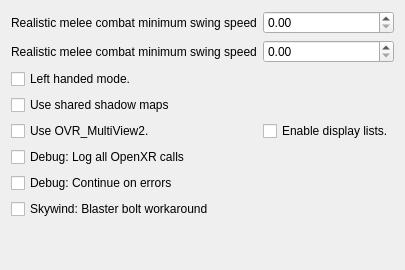
     <widget class="QWidget" name="VR">
      <attribute name="title">
       <string>VR</string>
      </attribute>
      <layout class="QVBoxLayout" name="verticalLayout_2">
       <item>
        <layout class="QGridLayout" name="gridLayout_2">
         <item row="0" column="0">
          <widget class="QLabel" name="realisticCombatMinimumSwingSpeed">
           <property name="toolTip">
            <string>&lt;html&gt;&lt;head/&gt;&lt;body&gt;&lt;p&gt;The velocity at which the minimum strength of attack is achieved when swinging your motion controllers. In meters/second. Swinging slower than this does not initiate an attack.&lt;/p&gt;&lt;/body&gt;&lt;/html&gt;</string>
           </property>
           <property name="text">
            <string>Realistic melee combat minimum swing speed</string>
           </property>
          </widget>
         </item>
         <item row="0" column="1">
          <widget class="QDoubleSpinBox" name="realisticCombatMinimumSwingSpeedSpinBox">
           <property name="enabled">
            <bool>true</bool>
           </property>
           <property name="decimals">
            <number>2</number>
           </property>
           <property name="minimum">
            <double>0</double>
           </property>
           <property name="maximum">
            <double>100</double>
           </property>
           <property name="value">
            <double>0.00</double>
           </property>
           <property name="singleStep">
            <double>0.100000000000000</double>
           </property>
          </widget>
         </item>
         <item row="1" column="0">
          <widget class="QLabel" name="realisticCombatMaximumSwingSpeed">
           <property name="toolTip">
            <string>&lt;html&gt;&lt;head/&gt;&lt;body&gt;&lt;p&gt;The velocity at which max strength of attack is achieved when swinging your motion controllers. In meters/second&lt;/p&gt;&lt;/body&gt;&lt;/html&gt;</string>
           </property>
           <property name="text">
            <string>Realistic melee combat minimum swing speed</string>
           </property>
          </widget>
         </item>
         <item row="1" column="1">
          <widget class="QDoubleSpinBox" name="realisticCombatMaximumSwingSpeedSpinBox">
           <property name="enabled">
            <bool>true</bool>
           </property>
           <property name="decimals">
            <number>2</number>
           </property>
           <property name="minimum">
            <double>0</double>
           </property>
           <property name="maximum">
            <double>100</double>
           </property>
           <property name="value">
            <double>0.00</double>
           </property>
           <property name="singleStep">
            <double>0.100000000000000</double>
           </property>
          </widget>
         </item>
         <item row="2" column="0">
          <widget class="QCheckBox" name="leftHandedModeCheckBox">
           <property name="toolTip">
            <string>&lt;html&gt;&lt;head/&gt;&lt;body&gt;&lt;p&gt;Makes OpenMW VR use left handed modes where this has been implemented.&lt;/p&gt;&lt;/body&gt;&lt;/html&gt;</string>
           </property>
           <property name="text">
            <string>Left handed mode.</string>
           </property>
          </widget>
         </item>
         <item row="3" column="0">
          <widget class="QCheckBox" name="useSharedShadowMapsCheckBox">
           <property name="toolTip">
            <string>&lt;html&gt;&lt;head/&gt;&lt;body&gt;&lt;p&gt;Makes OpenMW VR map shadows for both eyes in one pass, instead of once per eye. This is a significant performance benefit, and should only be disabled for debugging or masochism purposes.&lt;/p&gt;&lt;/body&gt;&lt;/html&gt;</string>
           </property>
           <property name="text">
            <string>Use shared shadow maps</string>
           </property>
          </widget>
         </item>
         <item row="4" column="0">
          <widget class="QCheckBox" name="useMultiviewCheckBox">
           <property name="toolTip">
            <string>&lt;html&gt;&lt;head/&gt;&lt;body&gt;&lt;p&gt;Makes OpenMW VR render stereo using the OVR_MultiView2 extension to OpenGL instead of two render passes. You may need to disable this on older GPUs. &lt;/p&gt;&lt;/body&gt;&lt;/html&gt;</string>
           </property>
           <property name="text">
            <string>Use OVR_MultiView2.</string>
           </property>
          </widget>
         </item>
         <item row="4" column="1">
           <widget class="QCheckBox" name="allowDisplayListsCheckBox">
             <property name="toolTip">
               <string>&lt;html&gt;&lt;head/&gt;&lt;body&gt;&lt;p&gt;Lets OpenMW VR use display lists when multiview is enabled. This is default disabled as it breaks on some drivers/cards. If you don't know what this is, ignore it. &lt;/p&gt;&lt;/body&gt;&lt;/html&gt;</string>
             </property>
             <property name="text">
               <string>Enable display lists.</string>
             </property>
           </widget>
         </item>
         <item row="5" column="0">
          <widget class="QCheckBox" name="logAllXrCallsCheckBox">
           <property name="toolTip">
            <string>&lt;html&gt;&lt;head/&gt;&lt;body&gt;&lt;p&gt;Makes OpenMW VR log every single OpenXR call. This degrades performance and creates a massive log. You probably want this disabled.&lt;/p&gt;&lt;/body&gt;&lt;/html&gt;</string>
           </property>
           <property name="text">
            <string>Debug: Log all OpenXR calls</string>
           </property>
          </widget>
         </item>
         <item row="6" column="0">
          <widget class="QCheckBox" name="ignoreXrErrorsCheckBox">
           <property name="toolTip">
            <string>&lt;html&gt;&lt;head/&gt;&lt;body&gt;&lt;p&gt;Makes OpenMW VR ignore unsuccessful calls to OpenXR. You probably want this enabled.&lt;/p&gt;&lt;/body&gt;&lt;/html&gt;</string>
           </property>
           <property name="text">
            <string>Debug: Continue on errors</string>
           </property>
          </widget>
         </item>
         <item row="7" column="0">
          <widget class="QCheckBox" name="skywindBlasterBoltWorkaroundCheckBox">
           <property name="toolTip">
            <string>&lt;html&gt;&lt;head/&gt;&lt;body&gt;&lt;p&gt; In VR, projectiles are launched based on the orientation of the ammo node itself. The skywind blaster bolts do not receive an orientation before being launched, causing them to always travel in a fixed direction in VR. This workaround fixes this issue if enabled by explicitly testing for the sw_blasterbolt identifier and using the weapon orientation instead.&lt;/p&gt;&lt;/body&gt;&lt;/html&gt;</string>
           </property>
           <property name="text">
            <string>Skywind: Blaster bolt workaround</string>
           </property>
          </widget>
         </item>
         <item row="8" column="0">
          <spacer name="verticalSpacerVR">
           <property name="orientation">
            <enum>Qt::Orientation::Vertical</enum>
           </property>
           <property name="sizeHint" stdset="0">
            <size>
             <width>20</width>
             <height>40</height>
            </size>
           </property>
          </spacer>
         </item>
        </layout>
       </item>
      </layout>
     </widget>
